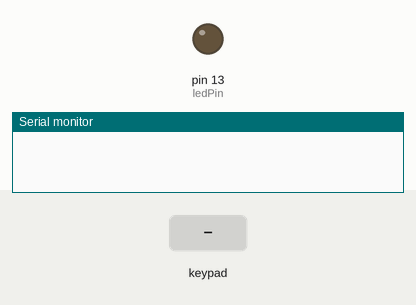
Simulated run of this sketch. Board: Arduino Uno, built with avr-gcc and run on an emulated ATmega328P. Parts: output pins drawn as LEDs (lit = HIGH), the last lines printed to the serial monitor. Inputs (shaded band) come from the test bench.

Above: at 1.2 s.
1.3 s: keypad keys 1 2 3 4 pressed 0.4 s apart
At 3.6 s:
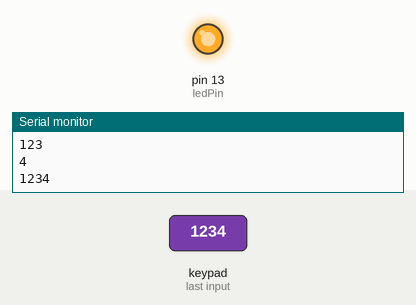
5.9 s: key 'A' pressed
7.4 s: key 'B' pressed
8.9 s: keypad keys 1 2 3 4 # pressed 0.4 s apart
12.4 s: key 'C' pressed
13.9 s: keypad keys 1 2 3 4 * pressed 0.4 s apart
Timing chart, 0 to 16.9 s (numbered marks = the images above; inputs shaded):
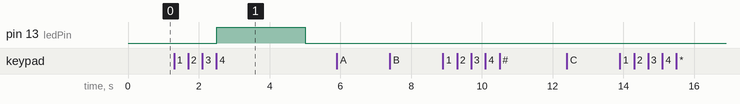

Measured:
- after the input at 1.3 s, pin 13 (ledPin): LOW → HIGH after 1.2 s, → LOW 2.5 s later

The sketch:

membranekeypad1.ino
```cpp
#include <Keypad.h>

int ledPin = 13;

const byte ROWS = 4; //const: not altered anywhere in code. byte:
const byte COLS = 4;
char keys[ROWS][COLS] = {
  {'1', '2', '3', 'A'},
  {'4', '5', '6', 'B'},
  {'7', '8', '9', 'C'},
  {'*', '0', '#', 'D'}
};

byte rowPins[ROWS] = {11, 10, 9, 8}; //pin numbers
byte colPins[COLS] = {7, 6, 5, 4};

//use the library that comes with the sensor to define the keypad
//define as object
Keypad keypad = Keypad(makeKeymap(keys), rowPins, colPins, ROWS, COLS);

void setup() {
  Serial.begin(9600); //initialize serial
  analogWrite(ledPin, 0);
}

  String solution = "1234";
  String input = "";
  String display = "";


void loop() {
  char key = keypad.getKey();
  if(key){
    Serial.println(key);
    if(key != '#'){
      input += key;
      Serial.println(input);
    } else {
      input = "";
      analogWrite(ledPin, 0);
      Serial.println(input);
    }
    /**
    if(input.length() > 4){
      input = "";
    } **/
    if(input == solution){
      input = "";
      analogWrite(ledPin, 255);
      delay(2500);
      analogWrite(ledPin, 0);

    }
  }
}
```
